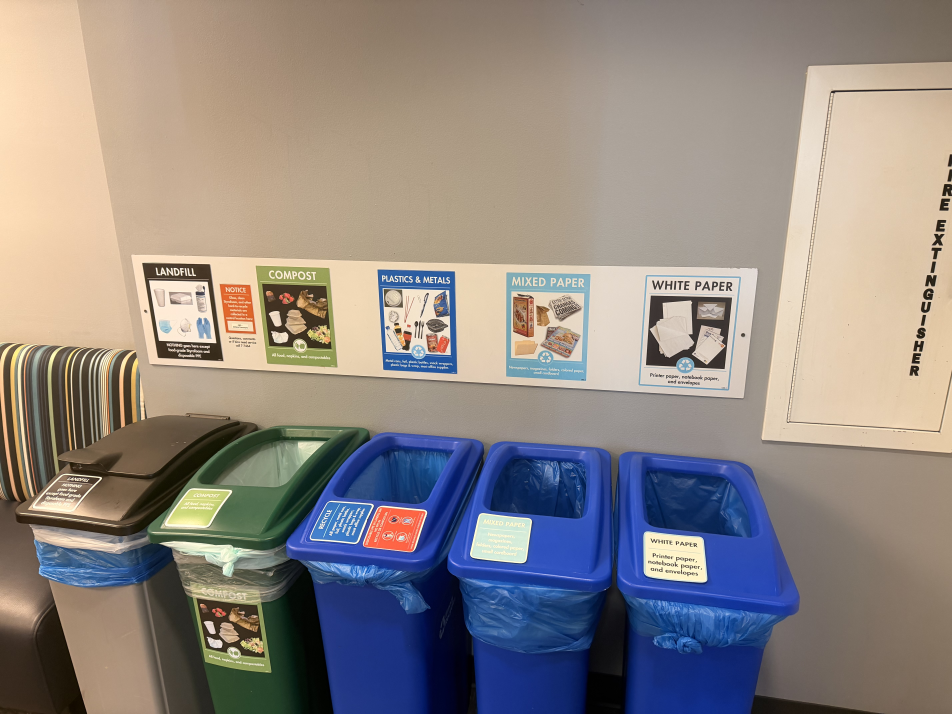
#> input picture bins.jpeg, 5712 x 4284 px (shown at 1/6 size)
$ python -i gemini_classifier.py   (imports and definitions only)
#> lines starting #> are read from the running program, lines starting #| are printed output that depends on the picture
"""
Gemini API Integration for Trash Classification
Determines which bin (recycling, compost, landfill) an item should go into
"""

import os
import re
import json
import io

import google.generativeai as genai
from dotenv import load_dotenv
from PIL import Image

# [1 line not run here, left out]


class TrashClassifier:
    def __init__(self, language="english", debug=False):
        """
        Initialize Gemini API client and pick a fast, vision-capable model.
        IMPORTANT: Create this ONCE and reuse it.

        Args:
            language: Language to use for prompts and responses ('english' or 'hungarian')
            debug: enable extra logging when True
        """
        self.language = language.lower()
        self.DEBUG = debug

        api_key = os.getenv("GEMINI_API_KEY")
        if not api_key:
            raise ValueError("GEMINI_API_KEY not found in environment variables")

        genai.configure(api_key=api_key)

        # Prioritize fastest models for speed
        preferred_models = [
            "gemini-2.0-flash-exp",  # Experimental fastest
            "gemini-2.0-flash",
            "gemini-2.5-flash",
            "gemini-1.5-flash",
            "gemini-1.5-pro",
            "gemini-pro-vision",
            "gemini-pro",  # text-only fallback
        ]

        self.model = None
        self.model_name = None
        self.supports_vision = False

        for model_name in preferred_models:
            for variant in (model_name, f"models/{model_name}"):
                try:
                    model = genai.GenerativeModel(variant)
                    # Test a tiny call to fail fast if model is not available
                    _ = model.generate_content("ping").text
                    self.model = model
                    self.model_name = model_name
                    if any(token in model_name.lower() for token in ["vision", "flash", "1.5", "2.0", "2.5"]):
                        self.supports_vision = True
                    if self.DEBUG:
                        print(f"[TrashClassifier] Loaded Gemini model: {self.model_name} (vision: {self.supports_vision})")
                    break
                except Exception:
                    continue
            if self.model is not None:
                break

        if self.model is None:
            raise ValueError("Could not initialize any Gemini model. Check your API key and model availability.")

        # Balanced config for speed and accuracy
        self.generation_config_fast = {
            "temperature": 0.0,        # deterministic
            "max_output_tokens": 128,  # increased for detailed item descriptions (was 32)
            "top_p": 0.8,              # tighter sampling
        }

        self.last_raw_response = ""

        # Load bin layout metadata from JSON (with location support)
        self.bin_layout = self._load_bin_layout()

        # Build system prompt based on actual bin layout (used in some calls)
        self.system_prompt = self._build_system_prompt()

        self.bin_context = ""
        self.bin_layout_metadata = None

    # ---------------------- helpers ---------------------- #

    # [864 lines left out: functions _to_pil_and_downscale, _load_bin_layout, _get_available_bin_types, _is_bin_type_available, _build_bin_descriptions_for_prompt, _build_system_prompt and 15 more, not called in this run]

>>> import cv2
>>> picture = cv2.imread('bins.jpeg', cv2.IMREAD_GRAYSCALE)
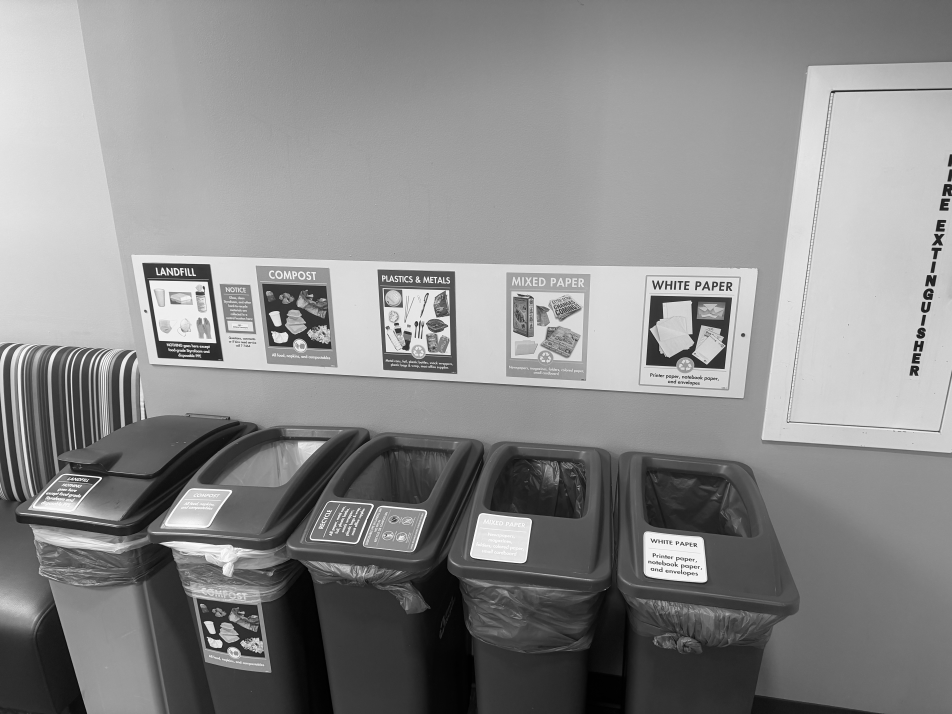
#> picture: shape (4284, 5712) (shown at 1/6 size); min 0, max 255, mean 137.7
>>> result = TrashClassifier().classify_item_from_image(picture)
#> (the run stopped early here; a loop or call above may not have finished)
